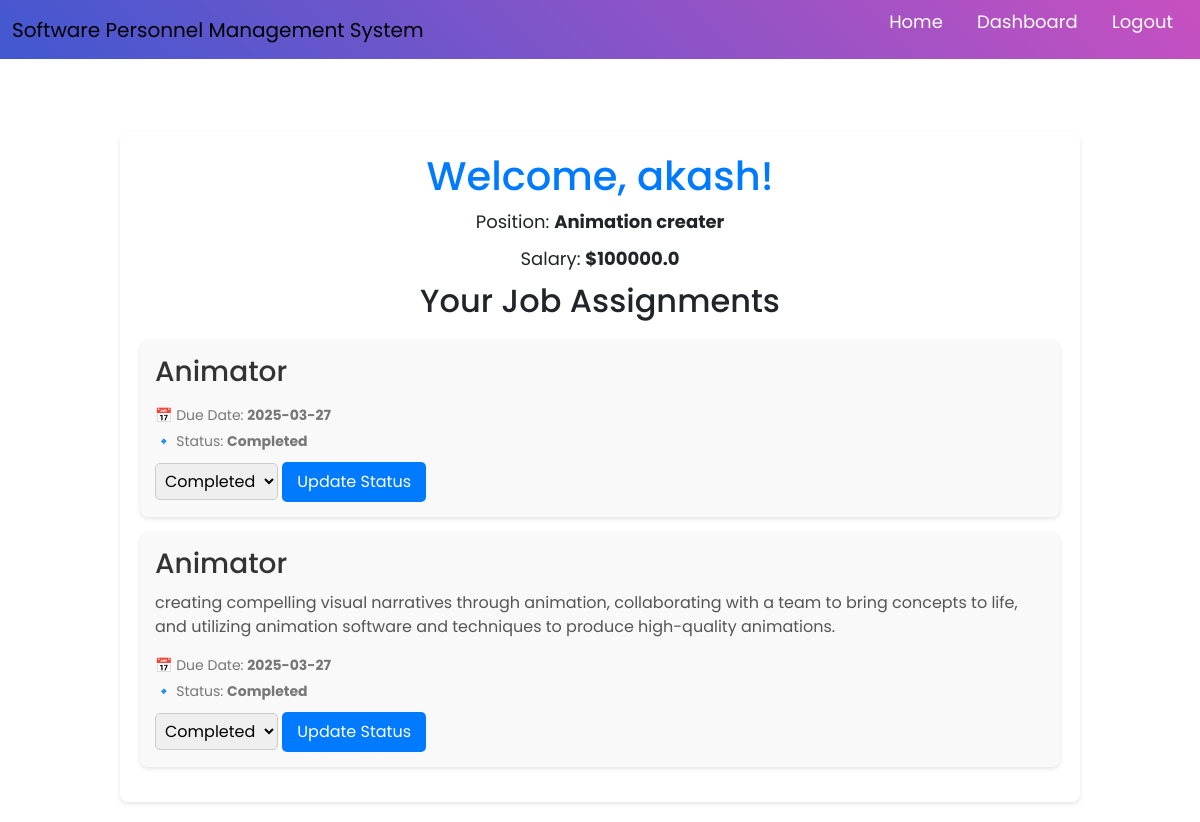
Screenshot of /dashboard (signed in) with the database file from the repository.
### app/models.py (models this page shows, shortened)
class Employee(db.Model, UserMixin):
    id = db.Column(db.Integer, primary_key=True)
    name = db.Column(db.String(150), nullable=False)
    email = db.Column(db.String(150), unique=True, nullable=False)
    password = db.Column(db.String(256), nullable=False)
    position = db.Column(db.String(100), nullable=False, default="Employee")  # Default position
    salary = db.Column(db.Float, nullable=False, default=0.0)  # Default salary

class JobAssignment(db.Model):
    id = db.Column(db.Integer, primary_key=True)
    employee_id = db.Column(db.Integer, db.ForeignKey('employee.id'), nullable=False)
    job_title = db.Column(db.String(100), nullable=False)
    description = db.Column(db.Text, nullable=True)
    assigned_date = db.Column(db.DateTime, default=db.func.current_timestamp())
    due_date = db.Column(db.DateTime, nullable=True)  # Add due_date
    completed_date = db.Column(db.DateTime, nullable=True)  # Add completed_date
    status = db.Column(db.String(20), default="Not Accepted")  # Default to "Not Accepted"
    employee = db.relationship('Employee', backref=db.backref('job_assignments', lazy=True))

### app/views.py (the view)
@views.route('/dashboard')
@login_required
def dashboard():
    job_assignments = JobAssignment.query.filter_by(employee_id=current_user.id).all()
    return render_template('dashboard.html', user=current_user, job_assignments=job_assignments)

### app/__init__.py (called while the page is built)
@login_manager.user_loader
def load_user(user_id):
    return Employee.query.get(int(user_id)) or Admin.query.get(int(user_id))

### app/templates/dashboard.html (shortened to what this page needs)
{% extends 'base.html' %}
{% block content %}
<div class="dashboard-container">
    <h1>Welcome, {{ user.name }}!</h1>
    <p class="position">Position: <strong>{{ user.position }}</strong></p>
    <p class="salary">Salary: <strong>${{ user.salary }}</strong></p>
    <h2>Your Job Assignments</h2>
    {% if job_assignments %}
        <div class="job-list">
            {% for job in job_assignments %}
                <div class="job-card">
                    <h3>{{ job.job_title }}</h3>
                    <p class="job-description">{{ job.description }}</p>
                    <p class="job-due-date">📅 Due Date:
                        {% if job.due_date %}
                            <strong>{{ job.due_date.strftime('%Y-%m-%d') }}</strong>
                        {% else %}
                            <strong>N/A</strong>
                        {% endif %}
                    </p>
                    <p class="job-status">🔹 Status: <strong>{{ job.status }}</strong></p>
                    <div class="job-actions">
                        <form action="{{ url_for('views.update_job_status', job_id=job.id) }}" method="post">
                            <select name="status" class="status-dropdown">
                                <option value="Completed" {% if job.status == "Completed" %}selected{% endif %}>Completed</option>
                            </select>
                            <button type="submit" class="update-btn">Update Status</button>
                        </form>
                    </div>
                </div>
            {% endfor %}
        </div>
    {% else %}
        <p class="no-jobs">No job assignments found.</p>
    {% endif %}
</div>
{% endblock %}

### app/static/css/style.css (style rules this page uses)
* { margin: 0; padding: 0; box-sizing: border-box; font-family: 'Poppins', sans-serif; }
body { display: flex; flex-direction: column; align-items: center; background: #f2f2f2; }

### app/templates/dashboard.html (style rules this page uses)
.dashboard-container { width: 80%; margin: 20px auto; padding: 20px; background-color: #fff; border-radius: 8px; box-shadow: 0 2px 4px rgba(0, 0, 0, 0.1); text-align: center; }
h1 { color: #007bff; }
.position, .salary { font-size: 18px; margin-bottom: 10px; }
.job-list { margin-top: 20px; }
.job-card { background-color: #f9f9f9; padding: 15px; border-radius: 8px; margin-bottom: 15px; box-shadow: 0 2px 4px rgba(0, 0, 0, 0.1); text-align: left; }
.job-card h3 { margin: 0 0 10px; color: #333; }
.job-description { font-size: 16px; color: #555; }
.job-due-date, .job-status { font-size: 14px; color: #777; margin: 5px 0; }
.job-actions { margin-top: 10px; display: flex; align-items: center; gap: 10px; }
.accept-btn, .update-btn { padding: 8px 15px; border: none; border-radius: 5px; cursor: pointer; transition: 0.3s; }
.update-btn { background-color: #007bff; color: white; }
.status-dropdown { padding: 5px; border-radius: 5px; border: 1px solid #ccc; }

### rows the page displays
Employee: name "akash", position "Animation creater", salary "100000.0"
JobAssignment: job_title "Animator", due_date "2025-03-27", status "Completed"
JobAssignment: job_title "Animator", description "creating compelling visual narratives through animation, collaborating with a team to bring concepts to life, and utilizing animation software and techniques to produce high-quality animations.", due_date "2025-03-27", status "Completed"
